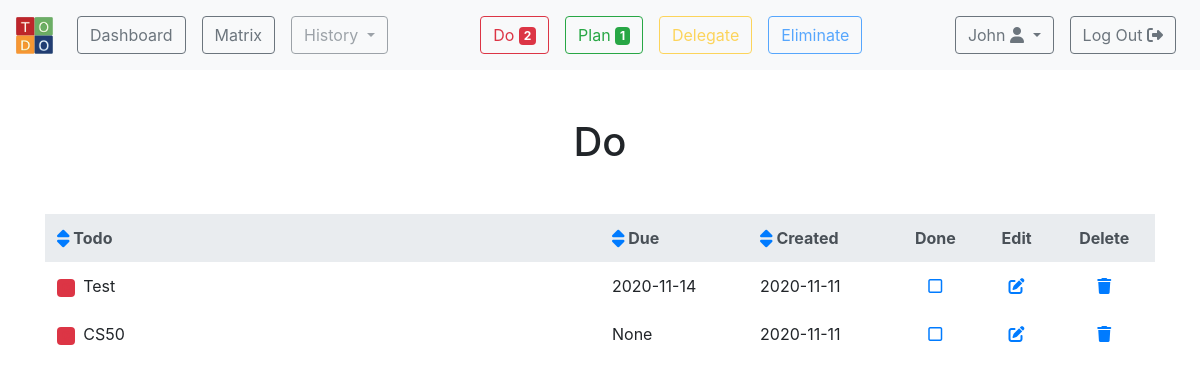
Page /sort/do/created_desc (signed in) on the committed database.
### db.py (models this page shows, shortened)
class Todo(db.Model):
    id = db.Column(db.Integer, primary_key=True)
    content = db.Column(db.String(120), nullable=False)
    important = db.Column(db.Boolean, nullable=False)
    urgent = db.Column(db.Boolean, nullable=False)
    overdue = db.Column(db.Boolean, default=False)
    done = db.Column(db.Boolean, default=False)
    deleted = db.Column(db.Boolean, default=False)
    due = db.Column(db.Date)
    archived = db.Column(db.DateTime)
    created = db.Column(db.DateTime, nullable=False, default=datetime.utcnow)
    user_id = db.Column(db.Integer, db.ForeignKey('user.id'), nullable=False)

### app.py (the view)
@app.route("/sort/<string:filter>/<string:sort>")
@login_required
def sort(filter, sort):
    user_id = session["user_id"]
    key = define_key(sort)
    if filter == "index":
        todos = Todo.query.filter(
                Todo.user_id == user_id,
                Todo.archived == None
            ).order_by(key).all()
        return render_template("index.html", todos=todos, sort=sort)
    elif filter == "history":
        todos = Todo.query.filter(
            Todo.user_id == user_id,
            Todo.archived != None
        ).order_by(key).all()
        return render_template("history.html", todos=todos, sort=sort)
    else:
        if filter == "do":
            important = True
            urgent = True
        elif filter == "plan":
            important = True
            urgent = False
        elif filter == "delegate":
            important = False
            urgent = True
        elif filter == "eliminate":
            important = False
            urgent = False
        todos = Todo.query.filter(
                Todo.user_id == user_id,
                Todo.archived == None,
                Todo.important == important,
                Todo.urgent == urgent
            ).order_by(key).all()
        return render_template("filter.html", todos=todos, sort=sort, filter=filter)

### helpers.py (called while the page is built)
def dates():
    user_id = session["user_id"]
    todos = Todo.query.filter(Todo.user_id == user_id, Todo.due != None).all()
    for todo in todos:
        if (todo.due - date.today()) <= timedelta(days=1):
            todo.urgent = True
        if (todo.due - date.today()) < timedelta(days=0):
            todo.important = True
            todo.overdue = True
        else:
            todo.overdue = False
    db.session.commit()

def login_required(f):
    @wraps(f)
    def decorated_function(*args, **kwargs):
        if "user_id" not in session:
            return redirect("/login")
        dates()
        count()
        return f(*args, **kwargs)
    return decorated_function

def define_key(sort):
    if sort == "content_asc":
        key = Todo.content
    elif sort == "content_desc":
        key = Todo.content.desc()
    elif sort == "created_asc":
        key = Todo.created
    elif sort == "created_desc":
        key = Todo.created.desc()
    elif sort == "due_asc":
        key = Todo.due
    elif sort == "due_desc":
        key = Todo.due.desc()
    elif sort == "archived_asc":
        key = Todo.archived
    elif sort == "archived_desc":
        key = Todo.archived.desc()
    return key

### templates/filter.html (shortened to what this page needs)
{% extends "layout.html" %}
{% block main %}
    <h1 class="text-center mb-5">{{ filter.title() }}</h1>
    {% if not todos %}
        <h4 class="text-center mb-5">Your "{{ filter.title() }}" list is empty.</h4>
        <img src="{{ url_for("static", filename="empty.jpg") }}" class="img-fluid rounded mx-auto d-block mb-3" alt="Relax">
        <p class="text-center">
            <span>
                Photo by
                <a href="https://unsplash.com/@laurensauderstudio?utm_source=unsplash&amp;utm_medium=referral&amp;utm_content=creditCopyText" target="_blank">Lauren Sauder</a> on
                <a href="https://unsplash.com/s/photos/todo?utm_source=unsplash&amp;utm_medium=referral&amp;utm_content=creditCopyText" target="_blank">Unsplash</a>
            </span>
        </p>
    {% else %}
        <table class="table table-hover table-borderless">
            <thead class="thead-light">
                <tr>
                    <th scope="col" style="width:50%">
                        {% if sort == "content_asc" %}
                            <a href="/sort/{{ filter }}/{{ "content_desc" }}"><i class="fas fa-sort fa-lg"></i></a>
                        {% else %}
                            <a href="/sort/{{ filter }}/{{ "content_asc" }}"><i class="fas fa-sort fa-lg"></i></a>
                        {% endif %}
                        Todo
                    </th>
                    <th scope="col">
                        {% if sort == "due_asc" %}
                            <a href="/sort/{{ filter }}/{{ "due_desc" }}"><i class="fas fa-sort fa-lg"></i></a>
                        {% else %}
                            <a href="/sort/{{ filter }}/{{ "due_asc" }}"><i class="fas fa-sort fa-lg"></i></a>
                        {% endif %}
                        Due
                    </th>
                    <th scope="col">
                        {% if sort == "created_asc" %}
                            <a href="/sort/{{ filter }}/{{ "created_desc" }}"><i class="fas fa-sort fa-lg"></i></a>
                        {% else %}
                            <a href="/sort/{{ filter }}/{{ "created_asc" }}"><i class="fas fa-sort fa-lg"></i></a>
                        {% endif %}
                        Created
                    </th>
                    <th scope="col" class="text-center">Done</th>
                    <th scope="col" class="text-center">Edit</th>
                    <th scope="col" class="text-center">Delete</th>
                </tr>
            </thead>
            <tbody>
                {% for todo in todos %}
                    <tr>
                        <td scope="row">
                            {% if todo.important %}
                                {% if todo.urgent %}
                                    <span class="badge badge-danger mr-1 text-danger">0</span>
                                {% else %}
                                    <span class="badge badge-success mr-1 text-success">0</span>
                                {% endif %}
                            {% else %}
                                {% if todo.urgent %}
                                    <span class="badge badge-warning mr-1 text-warning">0</span>
                                {% else %}
                                    <span class="badge badge-primary mr-1 text-primary">0</span>
                                {% endif %}
                            {% endif %}
                            {{ todo.content }}
                        </td>
                        <td>
                            {% if todo.overdue %}
                                <span class="text-danger font-weight-bold border border-danger rounded p-1">{{ todo.due }}</span>
                            {% else %}
                                {{ todo.due }}
                            {% endif %}
                        </td>
                        <td>{{ todo.created.date() }}</td>
                        <td class="text-center">
                            <a href="/done/{{ todo.id }}"><i class="far fa-square"></i></a>
                        </td>
                        <td class="text-center">
                            <a href="/update/{{ todo.id }}"><i class="fas fa-edit"></i></a>
                        </td>
                        <td class="text-center">
                            <a href="/delete/{{ todo.id }}"><i class="fas fa-trash"></i></a>
                        </td>
                    </tr>
                {% endfor %}
            </tbody>
        </table>
    {% endif %}
{% endblock %}

### rows in the picture
Todo: content "Test", due "2020-11-14", created "2020-11-11"
Todo: content "CS50", due "None", created "2020-11-11"

### other values in the picture
{{ session.do }} "2"
{{ session.plan }} "1"
{{ session["username"] }} "John"
{{ filter.title() }} "Do"
